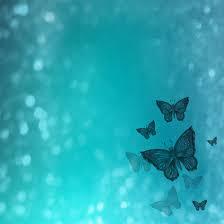
#> input picture Open-CV/my.jpg, 224 x 224 px
$ python crop.py
#> lines starting #> are read from the running program, lines starting #| are printed output that depends on the picture
import cv2 as cv

#cropping
image=cv.imread("./my.jpg")
#> image is the input picture: shape (224, 224, 3); mean B, G, R 178.7, 167, 43.1
print(image.shape) #prints resolutions
#| (224, 224, 3)

resize = cv.resize(image,(200,200))

crop =image[0:50, 150:200]
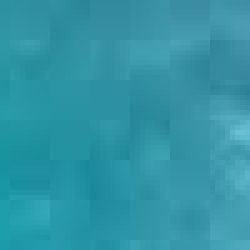
#> crop: shape (50, 50, 3) (shown 5 times larger); mean B, G, R 166.5, 148.5, 48.9

cv.imshow("resized pic", resize)
cv.imshow("normal pic", image)#normal img

cv.imshow("normal pic croped", crop)


cv.waitKey(0)
